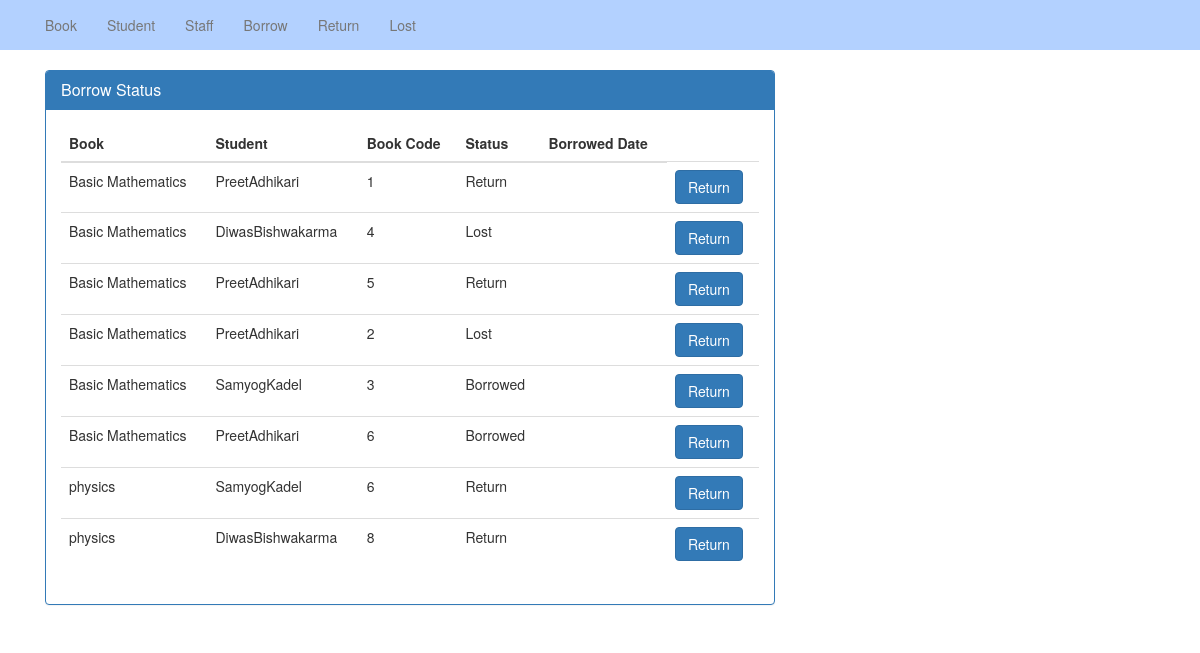
Page /return1/ on the committed database.
### borrow/models.py (models this page shows)
class Borrow(models.Model):
    Book = models.ForeignKey(Book,on_delete=models.CASCADE,default=1)
    Student = models.ForeignKey(Student,on_delete=models.CASCADE,null=True,blank=True)
    Staff = models.ForeignKey(Staff,on_delete=models.CASCADE,null=True,blank=True)
    book_code = models.IntegerField(default='1')
    quantity = models.IntegerField(default=1)
    status = models.ForeignKey(BorrowStatus,on_delete=models.CASCADE,null=True,blank=True)
    lost = models.TextField(null=True,blank=True)
    borrow_date = models.DateField(default=date.today)
    return_date = models.DateField(null=True,blank=True)

class BorrowStatus(models.Model):
    status = models.CharField(max_length=20)
    def __str__(self):
        return self.status

### book/models.py (models this page shows)
class Book(models.Model):
    book_name = models.CharField(max_length=20,unique=True)
    pur_date = models.DateField()
    available = models.IntegerField(validators=[is_posititve],default=1)
    stock = models.IntegerField(validators=[is_posititve],default=1)
    category = models.ForeignKey(BookCategory,on_delete=models.CASCADE)
    def __str__(self):
        return self.book_name

### student/models.py (models this page shows, shortened)
class Student(models.Model):
    first_name = models.CharField(max_length=20,default=1)
    last_name = models.CharField(max_length=20,default=2)
    department = models.CharField(max_length=20)
    year = models.CharField(max_length=20)

### library/views.py (the view, shortened to what this page needs)
# urls.py: path('return1/',views.return1, name='return1'),
def return1(request):
    borrows = Borrow.objects.all()
    books = Book.objects.all()
    context = {
        'form': BorrowForm, 'borrow1': borrows, 'book1': books
    }
    if request.method=='GET':
        return render(request,'return1.html',context)

### templates/return1.html (shortened to what this page needs)
{% extends 'master/base.html' %}
{% block 'content' %}
    <div class="container">
        <div class="col-md-8">
            <div class="panel panel-primary">
              <div class="panel-heading">
                <h3 class="panel-title">Borrow Status</h3>
              </div>
              <div class="panel-body">
                <table class="table table-hover">
                    <thead>
                        <tr>
                            <th>Book</th>
                            <th>Student</th>
                            <th>Book Code</th>
                            <th>Status</th>
                            <th>Borrowed Date</th>
                        </tr>
                    </thead>
                    <tbody>
                        {% for bor in borrow1 %}
                        <tr>
                            <td>{{bor.Book}}</td>
                            <td>{{bor.Student.first_name}}{{bor.Student.last_name}}</td>
                            <td>{{bor.book_code}}</td>
                            <td>{{bor.status}}</td>
                            <td>{{bor.date}}</td>
                            <td>
                                <form method="POST" action="{% url 'return1' %}">
                                      <button type="submit" class="btn btn-primary">Return</button>
                                </form>
                            </td>
                        </tr>
                        {% endfor %}
                    </tbody>
                </table>
              </div>
            </div>
        </div>
    </div>
{% endblock %}

### rows in the picture
Borrow: Book "Basic Mathematics", Student.first_name "Preet", Student.last_name "Adhikari", book_code "1", status "Return"
Borrow: Book "Basic Mathematics", Student.first_name "Diwas", Student.last_name "Bishwakarma", book_code "4", status "Lost"
Borrow: Book "Basic Mathematics", Student.first_name "Preet", Student.last_name "Adhikari", book_code "5", status "Return"
Borrow: Book "Basic Mathematics", Student.first_name "Preet", Student.last_name "Adhikari", book_code "2", status "Lost"
Borrow: Book "Basic Mathematics", Student.first_name "Samyog", Student.last_name "Kadel", book_code "3", status "Borrowed"
Borrow: Book "Basic Mathematics", Student.first_name "Preet", Student.last_name "Adhikari", book_code "6", status "Borrowed"
Borrow: Book "physics", Student.first_name "Samyog", Student.last_name "Kadel", book_code "6", status "Return"
Borrow: Book "physics", Student.first_name "Diwas", Student.last_name "Bishwakarma", book_code "8", status "Return"
